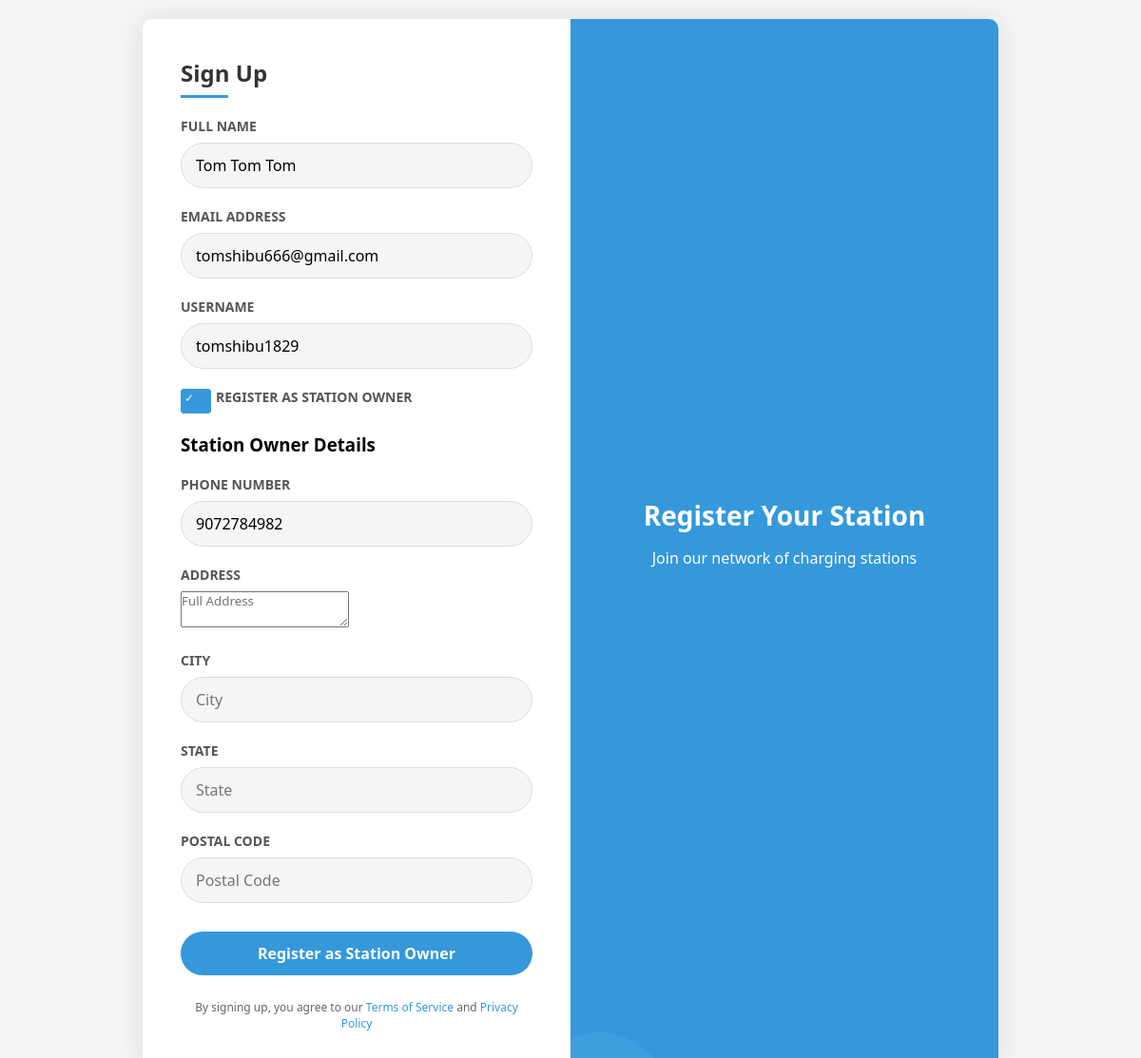
/stationlogin.php (signed in), run on the app's committed database.
### tables this page shows
CREATE TABLE `tbl_users` (
  `user_id` int(11) NOT NULL,
  `email` varchar(255) NOT NULL,
  `passwordhash` varchar(255) NOT NULL,
  `name` varchar(100) NOT NULL,
  `username` varchar(100) NOT NULL,
  `phone_number` varchar(20) DEFAULT NULL,
  `profile_picture` varchar(255) DEFAULT NULL,
  `is_admin` tinyint(1) DEFAULT 0,
  `created_at` timestamp NOT NULL DEFAULT current_timestamp(),
  `status` enum('pending','active','inactive') DEFAULT 'pending',
  `updated_at` timestamp NOT NULL DEFAULT current_timestamp() ON UPDATE current_timestamp(),
  `verification_token` varchar(64) DEFAULT NULL,
  `token_expiry` datetime DEFAULT NULL,
  `otp` varchar(6) DEFAULT NULL,
  `otp_expiration` datetime DEFAULT NULL,
  `is_verified` tinyint(1) DEFAULT 0
);

### stationlogin.php (the view, shortened to what this page needs)
<!DOCTYPE html>
<html lang="en">
<head>
</head>
<body>
    <?php
    $userLoggedIn = isset($_SESSION['user_id']);
    $userData = null;
    if ($userLoggedIn) {
        $servername = "localhost";
        $username = "root";
        $password = "";
        $dbname = "evolve1";
        try {
            $conn = new mysqli($servername, $username, $password, $dbname);
            $stmt = $conn->prepare("SELECT name, email, username, phone_number FROM tbl_users WHERE user_id = ?");
            $stmt->bind_param("i", $_SESSION['user_id']);
            $stmt->execute();
            $result = $stmt->get_result();
            $userData = $result->fetch_assoc();
        } catch (Exception $e) {
            error_log("Error fetching user data: " . $e->getMessage());
        }
    }
    ?>
    <div class="page-wrapper">
        <div class="container">
            <div class="auth-form" id="signupContainer">
                <h1>Sign Up</h1>
                <form id="signupForm">
                    <div class="form-group">
                        <label for="signupFullName">Full Name</label>
                        <input type="text" id="signupFullName" placeholder="Full Name" required
                               value="<?php echo $userLoggedIn ? htmlspecialchars($userData['name']) : ''; ?>"
                               <?php echo $userLoggedIn ? 'readonly' : ''; ?>>
                    </div>
                    <div class="form-group">
                        <label for="signupEmail">Email Address</label>
                        <input type="email" id="signupEmail" placeholder="Email Address" required
                               value="<?php echo $userLoggedIn ? htmlspecialchars($userData['email']) : ''; ?>"
                               <?php echo $userLoggedIn ? 'readonly' : ''; ?>>
                    </div>
                    <div class="form-group">
                        <label for="signupUsername">Username</label>
                        <input type="text" id="signupUsername" placeholder="Username" required
                               value="<?php echo $userLoggedIn ? htmlspecialchars($userData['username']) : ''; ?>"
                               <?php echo $userLoggedIn ? 'readonly' : ''; ?>>
                    </div>
                    <div class="form-group">
                        <div class="remember-me">
                            <input type="checkbox" id="isStationOwner" checked disabled>
                            <label for="isStationOwner">Register as Station Owner</label>
                        </div>
                    </div>
                    <div class="form-group">
                        <h3>Station Owner Details</h3>
                    </div>
                    <div id="stationOwnerFields">
                        <div class="form-group">
                            <label for="phone">Phone Number</label>
                            <input type="tel" id="phone" placeholder="Phone Number" required
                                   value="<?php echo $userLoggedIn ? htmlspecialchars($userData['phone_number']) : ''; ?>">
                        </div>
                        <div class="form-group">
                            <label for="address">Address</label>
                            <textarea id="address" placeholder="Full Address" required></textarea>
                        </div>
                        <div class="form-group">
                            <label for="city">City</label>
                            <input type="text" id="city" placeholder="City" required>
                        </div>
                        <div class="form-group">
                            <label for="state">State</label>
                            <input type="text" id="state" placeholder="State" required>
                        </div>
                        <div class="form-group">
                            <label for="postalCode">Postal Code</label>
                            <input type="text" id="postalCode" placeholder="Postal Code" required>
                        </div>
                    </div>
                    <button type="submit" class="auth-btn" id="signupButton">Register as Station Owner</button>
                    <div class="terms">
                        By signing up, you agree to our <a href="#">Terms of Service</a> and <a href="#">Privacy Policy</a>
                    </div>
                </form>
            </div>
            <div class="welcome-section" id="welcomeSection">
                <div class="welcome-content" id="welcomeContent">
                    <h2>Register Your Station</h2>
                    <p>Join our network of charging stations</p>
                </div>
            </div>
        </div>
    </div>
</body>
</html>

### stationlogin.php (style rules this page uses)
* { margin: 0; padding: 0; box-sizing: border-box; font-family: 'Segoe UI', Tahoma, Geneva, Verdana, sans-serif; }
body { min-height: 100vh; background-color: #f5f5f5; transition: background-color 0.5s ease; margin: 0; padding: 0; }
.page-wrapper { display: flex; justify-content: center; align-items: center; min-height: calc(100vh - 60px); padding: 20px; }
.container { display: flex; max-width: 900px; width: 100%; box-shadow: 0 0 30px rgba(0, 0, 0, 0.1); border-radius: 10px; overflow: hidden; position: relative; transform: scale(1); transition: transform 0.3s ease, box-shadow 0.3s ease; }
.auth-form { flex: 1; background-color: white; padding: 40px; position: relative; transition: all 0.5s ease; }
.auth-form h1 { font-size: 24px; margin-bottom: 30px; color: #333; position: relative; }
.auth-form h1:after { content: ''; position: absolute; bottom: -10px; left: 0; width: 50px; height: 3px; background-color: #3498db; transition: width 0.3s ease; }
.form-group { margin-bottom: 20px; opacity: 1; transform: translateY(0); transition: opacity 0.3s ease, transform 0.3s ease; }
.form-group label { display: block; margin-bottom: 8px; font-size: 14px; color: #555; text-transform: uppercase; font-weight: 600; }
.form-group input { width: 100%; padding: 12px 15px; border: 1px solid #ddd; border-radius: 30px; background-color: #f5f5f5; font-size: 16px; outline: none; transition: all 0.3s ease; }
.auth-btn { width: 100%; padding: 12px; border: none; border-radius: 30px; background-color: #3498db; color: white; font-size: 16px; font-weight: 600; cursor: pointer; transition: all 0.3s ease; margin-top: 10px; margin-bottom: 15px; position: relative; overflow: hidden; }
.auth-btn:after { content: ''; position: absolute; top: 50%; left: 50%; width: 5px; height: 5px; background: rgba(255, 255, 255, 0.5); opacity: 0; border-radius: 100%; transform: scale(1, 1) translate(-50%); transform-origin: 50% 50%; }
.remember-me { display: flex; align-items: center; gap: 5px; color: #666; }
.remember-me input[type="checkbox"] { position: relative; width: 16px; height: 16px; cursor: pointer; appearance: none; border: 1px solid #ddd; border-radius: 3px; transition: all 0.3s; }
.remember-me input[type="checkbox"]:checked { background-color: #3498db; border-color: #3498db; }
.remember-me input[type="checkbox"]:checked:after { content: '✓'; position: absolute; top: 0; left: 3px; color: white; font-size: 12px; }
.welcome-section { flex: 1; background-color: #3498db; padding: 40px; display: flex; flex-direction: column; justify-content: center; align-items: center; color: white; text-align: center; position: relative; overflow: hidden; transition: all 0.5s ease; }
.welcome-section:before { content: ''; position: absolute; top: -20%; right: -20%; width: 200px; height: 200px; border-radius: 50%; background: rgba(255, 255, 255, 0.05); }
.welcome-section:after { content: ''; position: absolute; bottom: -10%; left: -10%; width: 150px; height: 150px; border-radius: 50%; background: rgba(255, 255, 255, 0.05); }
.welcome-content { position: relative; z-index: 1; transition: transform 0.5s ease, opacity 0.5s ease; }
.welcome-section h2 { font-size: 28px; margin-bottom: 15px; }
.welcome-section p { margin-bottom: 25px; font-size: 16px; }
#loginForm, #signupForm { display: block; transition: opacity 0.5s ease, transform 0.5s ease; }
.terms { font-size: 12px; color: #666; margin-top: 10px; text-align: center; transition: opacity 0.3s; }
.terms a { color: #3498db; text-decoration: none; position: relative; }
.terms a:after { content: ''; position: absolute; width: 0; height: 1px; bottom: -2px; left: 0; background-color: #3498db; transition: width 0.3s; }
#stationOwnerFields { max-height: none; opacity: 1; overflow: visible; transition: max-height 0.3s ease-in-out, opacity 0.3s ease-in-out; }

### data on the page
tbl_users: name "Tom Tom Tom", email "tomshibu666@gmail.com", username "tomshibu1829", phone_number "9072784982"
